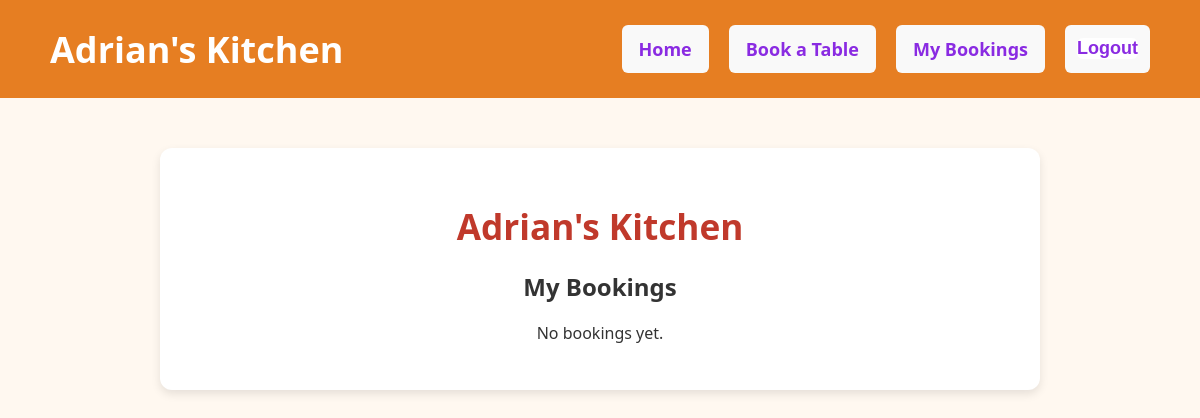
/bookings/ (signed in), run on an earlier commit of the app's database.
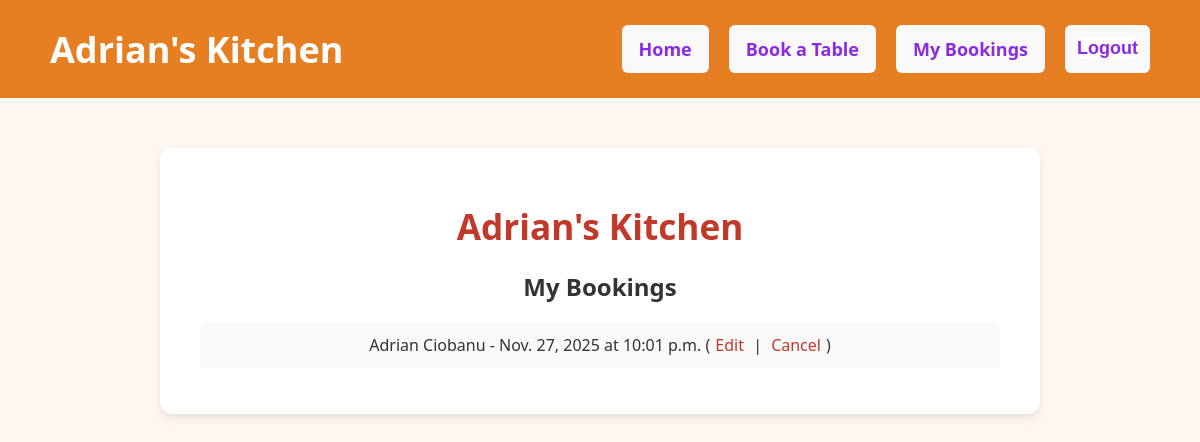
And on a later commit of the database.
### bookings/models.py (models this page shows, shortened)
class Booking(models.Model):
    name = models.CharField(max_length=100)
    email = models.EmailField()
    phone = models.CharField(max_length=20)
    date = models.DateField()
    time = models.TimeField()
    people = models.PositiveIntegerField()
    created_at = models.DateField(auto_now_add=True)

### bookings/views.py (the view)
# urls.py: path('bookings/', views.view_bookings, name='view_bookings'),
@login_required
def view_bookings(request):
    bookings = Booking.objects.all().order_by('-date', '-time')
    return render(request, 'bookings/view_bookings.html', {'bookings': bookings})

### bookings/templates/bookings/view_bookings.html (shortened to what this page needs)
{% extends "bookings/base.html" %}
{% block content %}
    <h2>My Bookings</h2>
    {% if bookings %}
        <ul>
            {% for booking in bookings %}
                <li>
                    {{ booking.name }} - {{ booking.date }} at {{ booking.time }}
                    (<a href="{% url 'edit_booking' booking.id %}">Edit</a> |
                     <a href="{% url 'delete_booking' booking.id %}">Cancel</a>)
                </li>
            {% endfor %}
        </ul>
    {% else %}
        <p>No bookings yet.</p>
    {% endif %}
{% endblock %}

### bookings/templates/bookings/base.html (shortened to what this page needs)
{% load static %}
<link rel="stylesheet" href="{% static 'bookings/style.css' %}">
<!DOCTYPE html>
<html>
<head>
</head>
<body>
    <nav class="navbar">
    <div class="nav-container">
        <a href="{% url 'home' %}" class="nav-logo">Adrian's Kitchen</a>
       <ul class="nav-links">
          <li><a href="{% url 'home' %}">Home</a></li>
          <li><a href="{% url 'add_booking' %}">Book a Table</a></li>
          <li><a href="{% url 'view_bookings' %}">My Bookings</a></li>
            {% if user.is_authenticated %}
        <li>
          <form action="{% url 'logout' %}" method="POST" style="display:inline;">
           <button type="submit" class="logout-button">Logout</button>
          </form>
        </li>
           {% else %}
         <li><a href="{% url 'login' %}">Login</a></li>
         <li><a href="{% url 'register' %}">Register</a></li>
           {% endif %}
      </ul>
    </div>
</nav>
    <div class="container">
        <h1><a href="{% url 'home' %}" style="text-decoration: none; color: #c0392b;">Adrian's Kitchen</a></h1>
        {% block content %}{% endblock %}
    </div>
</body>
</html>

### bookings/static/bookings/style.css (style rules this page uses)
body { font-family: 'Segoe UI', Tahoma, Geneva, Verdana, sans-serif; background-color: #fff8f0; color: #333; margin: 0; padding: 0; text-align: center; }
.navbar { background-color: #e67e22; padding: 15px 0; }
.nav-container { max-width: 1100px; margin: 0 auto; padding: 0 20px; display: flex; justify-content: space-between; align-items: center; }
.nav-logo { font-size: 36px; font-weight: bold; color: white; text-decoration: none; }
.nav-links { list-style: none; display: flex; gap: 20px; margin: 0; padding: 0; }
.nav-links li a { color: blueviolet; text-decoration: none; font-weight: bold; font-size: 18px; transition: color 0.3s ease; }
.container { margin: 50px auto; max-width: 800px; background: #fff; padding: 30px 40px; border-radius: 12px; box-shadow: 0 4px 10px rgba(0,0,0,0.1); }
h1 { color:#c0392b; font-size: 2.2rem; margin-bottom: 20px; }
a { text-decoration: none; color: white; }
form { margin: 30px auto; width: 100%; max-width: 350px; text-align: left; }
form button { width: 100%; background-color: #c0392b; color: white; border: none; padding: 12px; border-radius: 6px; cursor: pointer; font-size: 16px; }
ul { list-style-type: none; padding: 0; }
li { margin: 10px 0; background: #f9f9f9; padding: 12px; border-radius: 6px; }
li a { color: #c0392b; margin: 0 5px; }
.logout-button { background: white; border: none; color: blueviolet; font-size: 18px; font-weight: bold; cursor: pointer; padding: 0; }

What changed in the data, as far as the page shows it:
added Booking: name "Adrian Ciobanu", date "Nov. 27, 2025", time "10:01 p.m."
Also different on the page:
text no longer shown: "No bookings yet."
